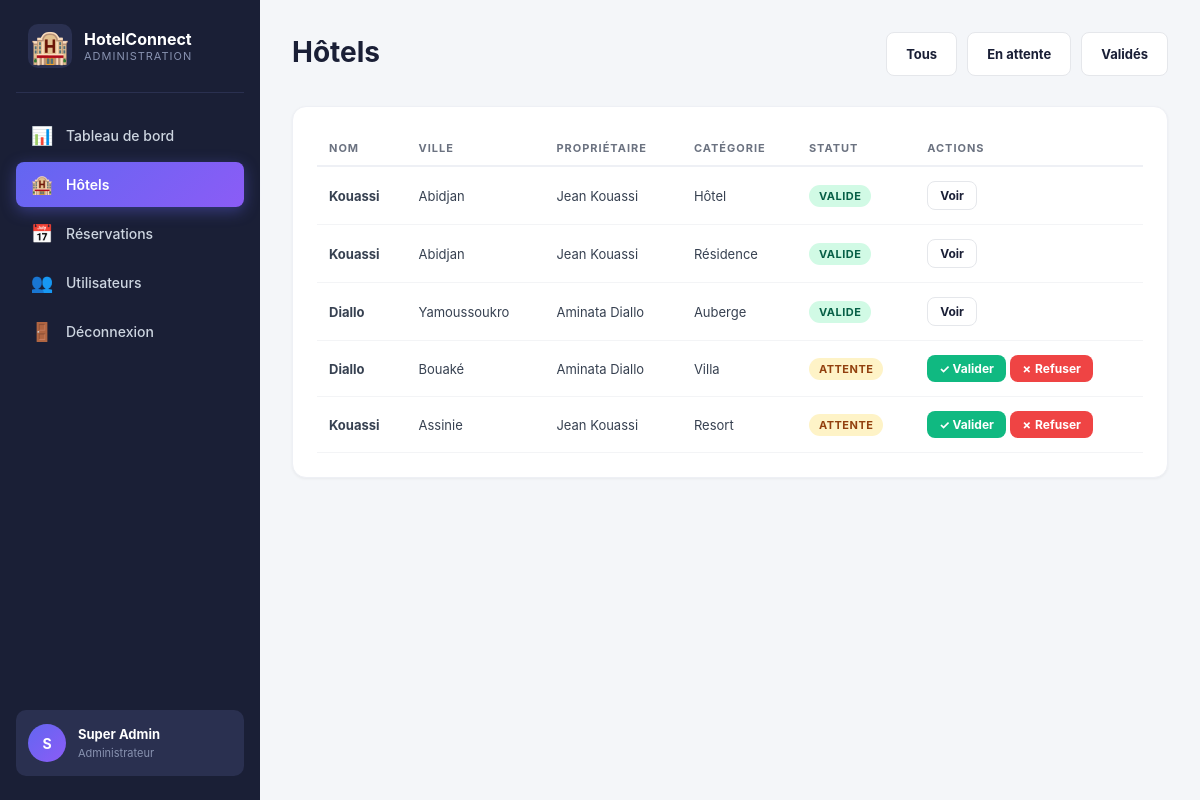
The app's page /admin/hotels.php (signed in) with its own data.
### tables this page shows
CREATE TABLE hotels (
    id BIGINT UNSIGNED AUTO_INCREMENT PRIMARY KEY,
    user_id BIGINT UNSIGNED NOT NULL,
    nom VARCHAR(180) NOT NULL,
    description TEXT,
    adresse VARCHAR(255),
    ville VARCHAR(100) NOT NULL,
    commune VARCHAR(100),
    pays VARCHAR(100) NOT NULL DEFAULT 'Côte d’Ivoire',
    telephone VARCHAR(30),
    email VARCHAR(190),
    categorie ENUM('Hôtel','Résidence','Appartement hôtel','Auberge','Complexe hôtelier','Villa','Resort') DEFAULT 'Hôtel',
    etoiles TINYINT UNSIGNED DEFAULT 0,
    statut ENUM('attente','valide','refuse','suspendu') NOT NULL DEFAULT 'attente',
    created_at TIMESTAMP DEFAULT CURRENT_TIMESTAMP,
    FOREIGN KEY (user_id) REFERENCES users(id) ON DELETE CASCADE,
    INDEX (ville), INDEX (statut)
);

CREATE TABLE users (
    id BIGINT UNSIGNED AUTO_INCREMENT PRIMARY KEY,
    nom VARCHAR(100) NOT NULL,
    prenom VARCHAR(100) NOT NULL,
    email VARCHAR(190) NOT NULL UNIQUE,
    telephone VARCHAR(30),
    password VARCHAR(255) NOT NULL,
    role ENUM('admin','hotelier','client') NOT NULL DEFAULT 'client',
    actif TINYINT(1) NOT NULL DEFAULT 1,
    created_at TIMESTAMP DEFAULT CURRENT_TIMESTAMP
);

### config/helpers.php (called while the page is built, shortened)
<?php
function e(?string $s): string {
    return htmlspecialchars($s ?? '', ENT_QUOTES | ENT_SUBSTITUTE, 'UTF-8');
}

### admin/hotels.php (the view, shortened to what this page needs)
<?php
require_once __DIR__ . '/../config/helpers.php';
$statut = $_GET['statut'] ?? '';
$sql = "SELECT h.*, u.prenom, u.nom FROM hotels h JOIN users u ON u.id=h.user_id";
$params = [];
$sql .= " ORDER BY h.created_at DESC";
$q = $pdo->prepare($sql);
$q->execute($params);
$hotels = $q->fetchAll();
?>
<!doctype html>
<html lang="fr">
<head>
<link rel="stylesheet" href="<?= BASE_URL ?>/assets/style.css">
<link rel="stylesheet" href="<?= BASE_URL ?>/assets/admin.css">
</head>
<body class="admin-body">
<?php require __DIR__ . '/_sidebar.php'; ?>
<main class="admin-main">
    <div class="admin-header">
        <h1>Hôtels</h1>
        <div class="admin-actions">
            <a class="btn btn-secondary <?= $statut === '' ? 'active' : '' ?>" href="?">Tous</a>
            <a class="btn btn-secondary" href="?statut=attente">En attente</a>
            <a class="btn btn-secondary" href="?statut=valide">Validés</a>
        </div>
    </div>
    <div class="panel">
        <table class="admin-table">
            <thead>
                <tr>
                    <th>Nom</th>
                    <th>Ville</th>
                    <th>Propriétaire</th>
                    <th>Catégorie</th>
                    <th>Statut</th>
                    <th>Actions</th>
                </tr>
            </thead>
            <tbody>
                <?php foreach ($hotels as $h): ?>
                <tr>
                    <td><strong><?= e($h['nom']) ?></strong></td>
                    <td><?= e($h['ville']) ?></td>
                    <td><?= e($h['prenom']) ?> <?= e($h['nom']) ?></td>
                    <td><?= e($h['categorie']) ?></td>
                    <td><span class="badge badge-<?= e($h['statut']) ?>"><?= e($h['statut']) ?></span></td>
                    <td>
                        <?php if ($h['statut'] === 'attente'): ?>
                            <a class="btn btn-success btn-sm" href="?valider=<?= (int)$h['id'] ?>">✓ Valider</a>
                            <a class="btn btn-danger btn-sm" href="?refuser=<?= (int)$h['id'] ?>">✗ Refuser</a>
                        <?php else: ?>
                            <a class="btn btn-secondary btn-sm" href="<?= BASE_URL ?>/hotel.php?id=<?= (int)$h['id'] ?>">Voir</a>
                        <?php endif; ?>
                    </td>
                </tr>
                <?php endforeach; ?>
            </tbody>
        </table>
    </div>
</main>
</body>
</html>

### assets/style.css (style rules this page uses)
:root { --ink: #172b2a; --muted: #687875; --green: #176b57; --green2: #0d4c40; --cream: #f7f8f4; --line: #e3e9e4; --gold: #c89b50; }
* { box-sizing: border-box; }
body { margin: 0; color: var(--ink); background: #fff; font-family: 'DM Sans', sans-serif; font-size: 15px; }
a { color: inherit; text-decoration: none; }
.btn { display: inline-flex; align-items: center; justify-content: center; border-radius: 8px; padding: 13px 19px; font-size: 13px; font-weight: 700; cursor: pointer; border: 1px solid transparent; transition: all 0.2s; text-decoration: none; }

### assets/admin.css (style rules this page uses)
.admin-body { display: flex; background: #f4f6f9; min-height: 100vh; margin: 0; font-family: 'Inter', Arial, sans-serif; }
.admin-main { flex: 1; padding: 32px; overflow-x: hidden; }
.admin-header { display: flex; justify-content: space-between; align-items: center; margin-bottom: 30px; gap: 20px; flex-wrap: wrap; }
.admin-header h1 { font-size: 28px; margin: 0 0 4px; color: #1a1f36; font-family: 'Inter', sans-serif; }
.admin-actions { display: flex; gap: 10px; }
.admin-main .btn-secondary { background: #fff; color: #1a1f36; border: 1px solid #e5e7eb; }
.admin-main .btn-success { background: #10b981; color: #fff; border: none; }
.admin-main .btn-danger { background: #ef4444; color: #fff; border: none; }
.admin-main .btn-sm { padding: 6px 12px; font-size: 12px; }
.admin-main .panel { background: #fff; border-radius: 14px; padding: 24px; box-shadow: 0 1px 3px rgba(0,0,0,.05); border: 1px solid #eef0f5; margin-bottom: 0; }
.admin-table { width: 100%; border-collapse: collapse; font-size: 13px; }
.admin-table th { text-align: left; padding: 10px 12px; font-size: 11px; text-transform: uppercase; letter-spacing: 1px; color: #6b7280; font-weight: 700; border-bottom: 2px solid #eef0f5; }
.admin-table td { padding: 14px 12px; border-bottom: 1px solid #f3f4f6; color: #374151; }
.badge { display: inline-block; padding: 4px 10px; border-radius: 20px; font-size: 11px; font-weight: 700; text-transform: uppercase; letter-spacing: .5px; }
.badge-attente { background: #fef3c7; color: #92400e; }
.badge-confirmee, .badge-valide { background: #d1fae5; color: #065f46; }

### records on screen
hotels: user.nom "Kouassi", ville "Abidjan", user.prenom "Jean", categorie "Hôtel", statut "VALIDE"
hotels: user.nom "Kouassi", ville "Abidjan", user.prenom "Jean", categorie "Résidence", statut "VALIDE"
hotels: user.nom "Diallo", ville "Yamoussoukro", user.prenom "Aminata", categorie "Auberge", statut "VALIDE"
hotels: user.nom "Diallo", ville "Bouaké", user.prenom "Aminata", categorie "Villa", statut "ATTENTE"
hotels: user.nom "Kouassi", ville "Assinie", user.prenom "Jean", categorie "Resort", statut "ATTENTE"

### other values on screen
current_user()['prenom'][0] "S"
current_user()['prenom'] . ' ' . current_user()['nom'] "Super Admin"
